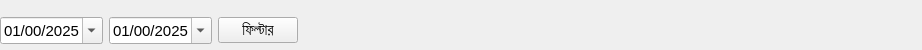
    <widget class="QWidget" name="filteWidget" native="true">
     <property name="maximumSize">
      <size>
       <width>16777215</width>
       <height>50</height>
      </size>
     </property>
     <layout class="QHBoxLayout" name="horizontalLayout_20">
      <property name="leftMargin">
       <number>0</number>
      </property>
      <property name="bottomMargin">
       <number>0</number>
      </property>
      <item>
       <widget class="QDateEdit" name="startDateInput">
        <property name="minimumSize">
         <size>
          <width>0</width>
          <height>0</height>
         </size>
        </property>
        <property name="maximumSize">
         <size>
          <width>16777215</width>
          <height>16777215</height>
         </size>
        </property>
        <property name="font">
         <font>
          <family>Arial</family>
          <pointsize>11</pointsize>
         </font>
        </property>
        <property name="focusPolicy">
         <enum>Qt::WheelFocus</enum>
        </property>
        <property name="layoutDirection">
         <enum>Qt::LeftToRight</enum>
        </property>
        <property name="correctionMode">
         <enum>QAbstractSpinBox::CorrectToNearestValue</enum>
        </property>
        <property name="displayFormat">
         <string>dd/mm/yyyy</string>
        </property>
        <property name="calendarPopup">
         <bool>true</bool>
        </property>
        <property name="date">
         <date>
          <year>2025</year>
          <month>1</month>
          <day>1</day>
         </date>
        </property>
       </widget>
      </item>
      <item>
       <widget class="QDateEdit" name="endDateInput">
        <property name="sizePolicy">
         <sizepolicy hsizetype="Fixed" vsizetype="Fixed">
          <horstretch>0</horstretch>
          <verstretch>0</verstretch>
         </sizepolicy>
        </property>
        <property name="minimumSize">
         <size>
          <width>0</width>
          <height>0</height>
         </size>
        </property>
        <property name="maximumSize">
         <size>
          <width>16777215</width>
          <height>16777215</height>
         </size>
        </property>
        <property name="font">
         <font>
          <family>Arial</family>
          <pointsize>11</pointsize>
         </font>
        </property>
        <property name="focusPolicy">
         <enum>Qt::WheelFocus</enum>
        </property>
        <property name="layoutDirection">
         <enum>Qt::LeftToRight</enum>
        </property>
        <property name="correctionMode">
         <enum>QAbstractSpinBox::CorrectToNearestValue</enum>
        </property>
        <property name="displayFormat">
         <string>dd/mm/yyyy</string>
        </property>
        <property name="calendarPopup">
         <bool>true</bool>
        </property>
        <property name="date">
         <date>
          <year>2025</year>
          <month>1</month>
          <day>1</day>
         </date>
        </property>
       </widget>
      </item>
      <item>
       <widget class="QPushButton" name="filterBtn">
        <property name="font">
         <font>
          <family>Arial</family>
          <pointsize>11</pointsize>
         </font>
        </property>
        <property name="cursor">
         <cursorShape>PointingHandCursor</cursorShape>
        </property>
        <property name="text">
         <string>ফিল্টার</string>
        </property>
        <property name="icon">
         <iconset resource="../resource.qrc">
          <normaloff>:/icons/icons/filter.svg</normaloff>:/icons/icons/filter.svg</iconset>
        </property>
       </widget>
      </item>
      <item>
       <spacer name="horizontalSpacer">
        <property name="orientation">
         <enum>Qt::Horizontal</enum>
        </property>
        <property name="sizeHint" stdset="0">
         <size>
          <width>613</width>
          <height>20</height>
         </size>
        </property>
       </spacer>
      </item>
     </layout>
    </widget>
